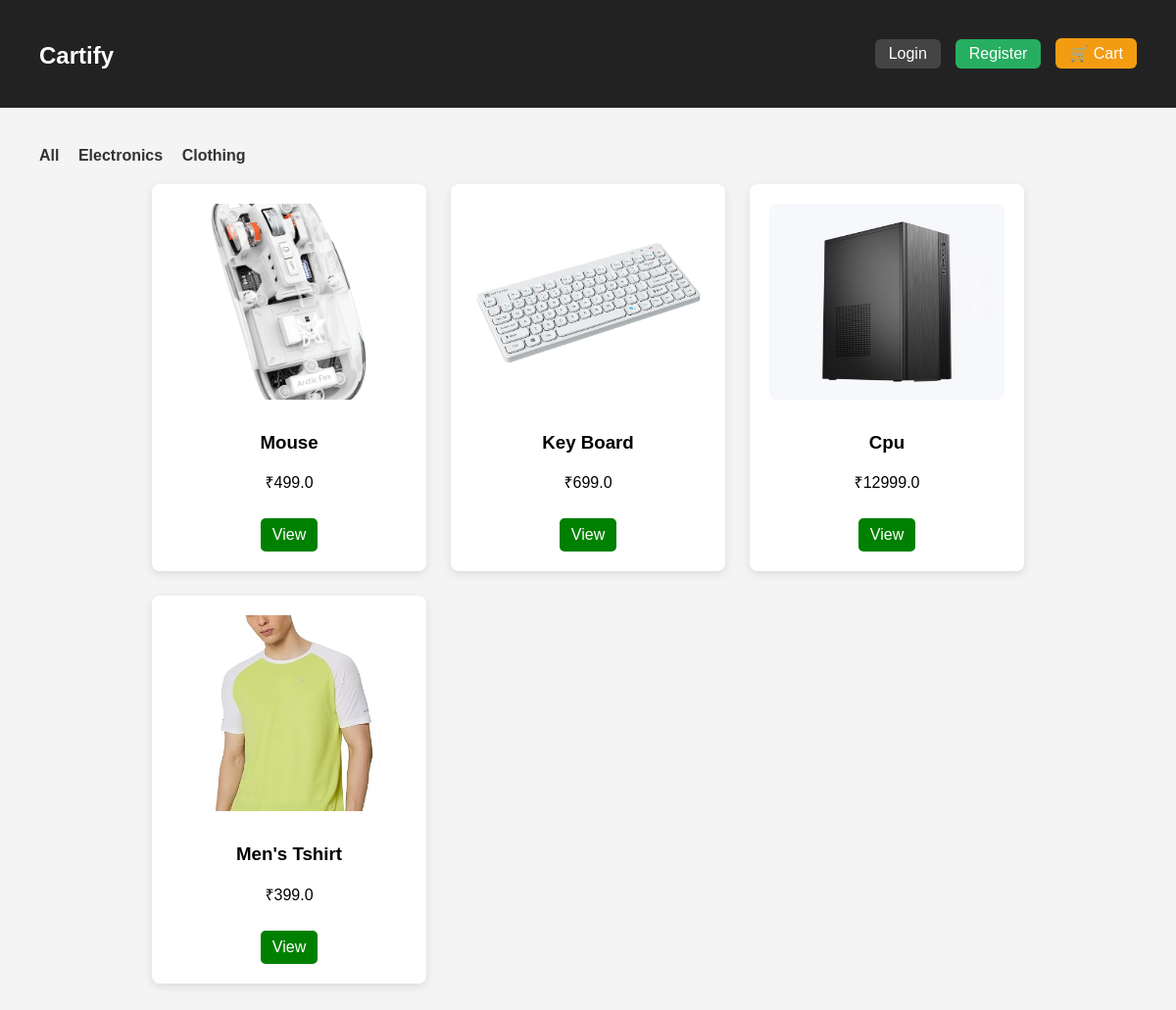
Before: / with the older database file.
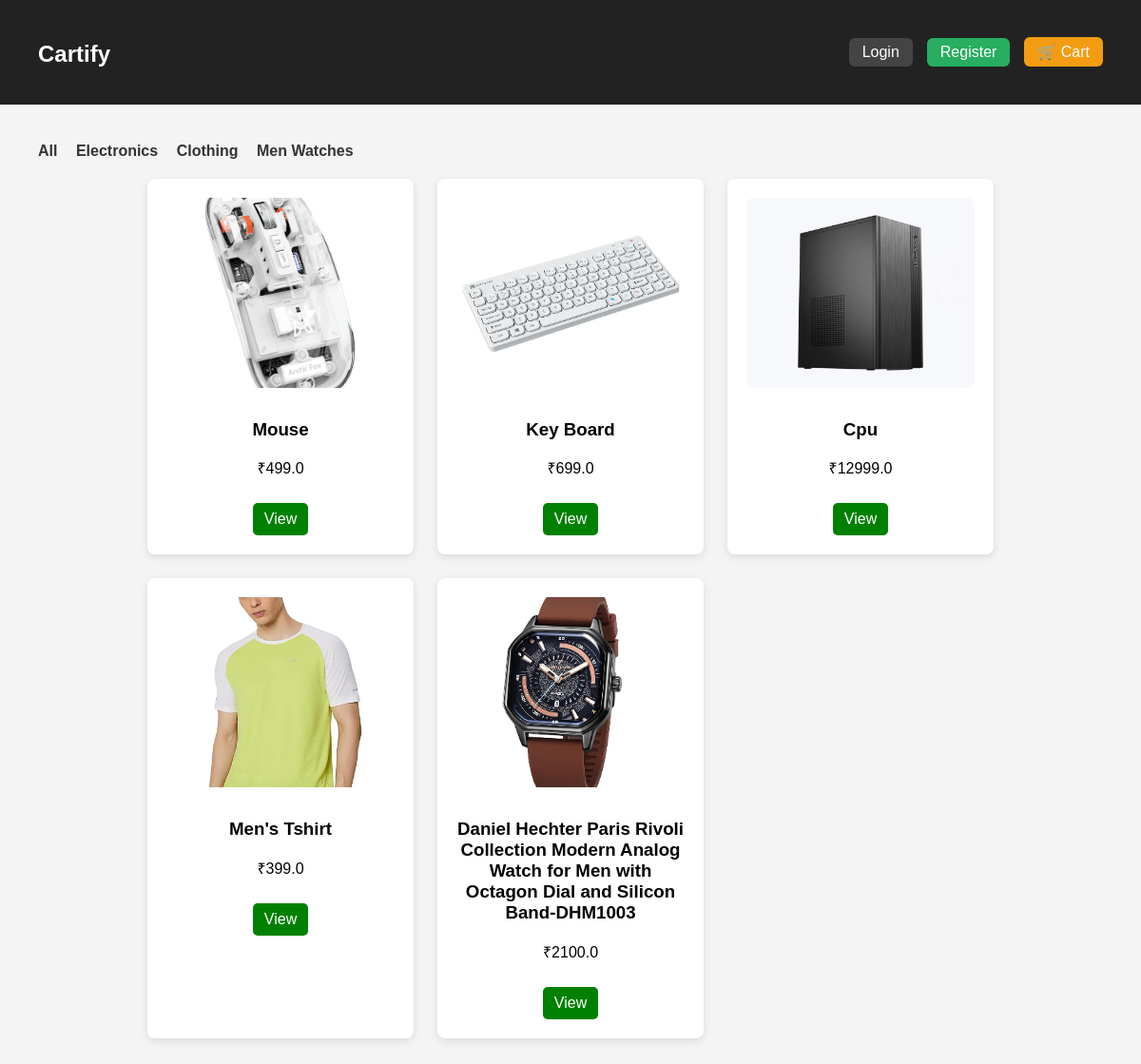
After: the same page with the newer database file.
### Shop/models.py (models this page shows, shortened)
class Category(models.Model):
    name = models.CharField(max_length=200)

class Product(models.Model):
    category = models.ForeignKey(Category, on_delete=models.SET_NULL, null=True, blank=True)
    name = models.CharField(max_length=200)
    price = models.FloatField()
    description = models.TextField()
    image = models.ImageField(upload_to='products/', blank=True, null=True)

### Shop/views.py (the view)
# urls.py: path('', views.home, name='home'),
def home(request):
    category_id = request.GET.get('category')
    if category_id:
        products = Product.objects.filter(category_id=category_id)
    else:
        products = Product.objects.all()
    categories = Category.objects.all()
    return render(request, 'index.html', {
        'products': products,
        'categories': categories
    })

### Shop/templates/index.html
{% extends 'base.html' %}
{% block content %}
<div class="categories">
    <a href="/">All</a>
    {% for category in categories %}
        <a href="/?category={{ category.id }}">{{ category.name }}</a>
    {% endfor %}
</div>
<div class="products">
    {% for product in products %}
        <div class="product">
            {% if product.image %}
                <img src="{{ product.image.url }}" class="product-img">
            {% endif %}
            <h3>{{ product.name }}</h3>
            <p class="price">₹{{ product.price }}</p>
            <a href="{% url 'product_detail' product.id %}" class="btn">View</a>
        </div>
    {% endfor %}
</div>
{% endblock %}

### Shop/templates/base.html (shortened to what this page needs)
{% load static %}
<!DOCTYPE html>
<html>
<head>
    <link rel="stylesheet" href="{% static 'style.css' %}?v=5">
</head>
<body>
<header>
    <h1 class="logo">
        <a href="{% url 'home' %}">Cartify</a>
    </h1>
    <div class="nav-links">
        {% if user.is_authenticated %}
            <span class="welcome">Hi {{ user.username }}</span>
            <form action="{% url 'logout' %}" method="post" style="display:inline;">
                {% csrf_token %}
                <button type="submit" class="nav-btn logout">Logout</button>
            </form>
        {% else %}
            <a href="{% url 'login' %}" class="nav-btn">Login</a>
            <a href="{% url 'register' %}" class="nav-btn register">Register</a>
        {% endif %}
        <a href="{% url 'cart' %}" class="cart-btn">
            🛒 Cart
        </a>
    </div>
</header>
<div class="container">
    {% block content %}
    {% endblock %}
</div>
</body>
</html>

### static/style.css (style rules this page uses)
body { font-family: Arial, sans-serif; margin: 0; background: #f4f4f4; }
header { background: #333; color: white; padding: 15px 40px; display: flex; justify-content: space-between; align-items: center; }
header a { color: white; text-decoration: none; }
.container { padding: 40px; }
.products { display: grid; grid-template-columns: repeat(auto-fit, minmax(250px, 280px)); gap: 25px; justify-content: center; }
.product { background: white; padding: 20px; border-radius: 8px; box-shadow: 0 3px 10px rgba(0,0,0,0.1); text-align: center; }
.product-img { width: 100%; height: 200px; object-fit: cover; border-radius: 8px; margin-bottom: 10px; }
.btn { background: green; color: white; padding: 8px 12px; text-decoration: none; display: inline-block; margin-top: 10px; border-radius: 5px; }
.categories { margin-bottom: 20px; }
.categories a { margin-right: 15px; text-decoration: none; font-weight: bold; color: #333; }
header { background: #222; padding: 15px 40px; display: flex; justify-content: space-between; align-items: center; }
.logo a { color: white; text-decoration: none; font-size: 24px; font-weight: bold; }
.nav-links { display: flex; align-items: center; gap: 15px; }
.nav-btn { background: #444; color: white; padding: 6px 14px; border-radius: 6px; text-decoration: none; font-weight: 500; transition: 0.3s ease; border: none; cursor: pointer; }
.register { background: #27ae60; }
.cart-btn { background: #f39c12; color: white; padding: 6px 14px; border-radius: 6px; text-decoration: none; font-weight: 500; transition: 0.3s ease; }

Changed rows visible on the page:
added Category: name "Men Watches"
added Product: image (picture), name "Daniel Hechter Paris Rivoli Collection Modern Analog Watch for Men with Octagon Dial and Silicon Band-DHM1003", price "2100.0"
